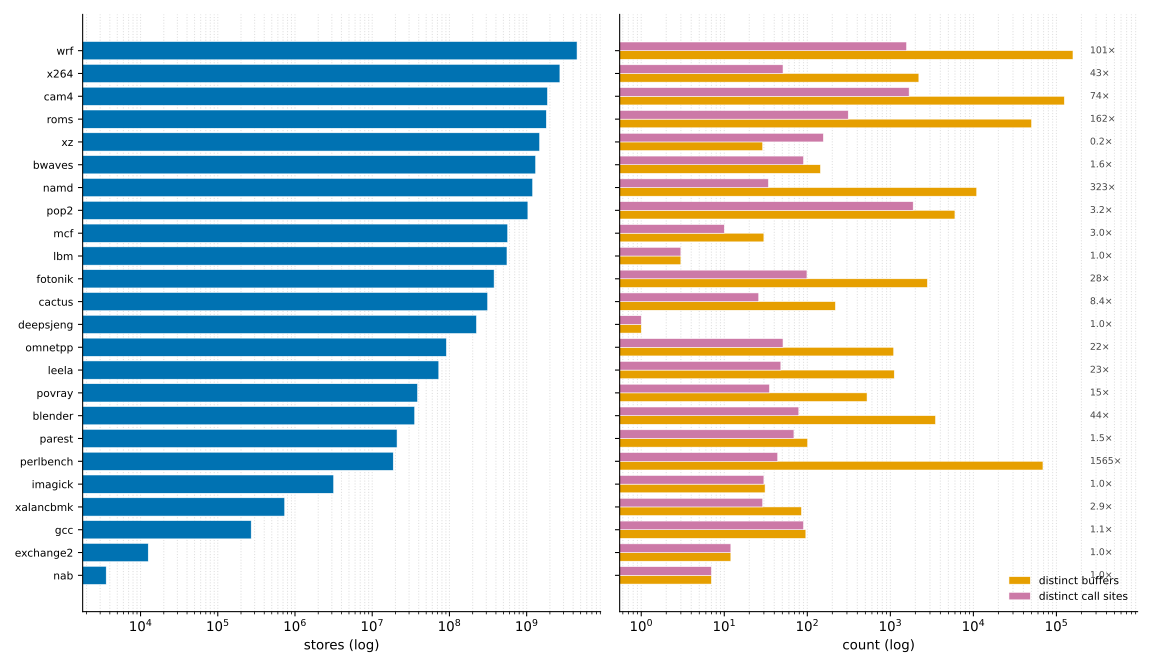

Write Python code to recreate this figure.
#!/usr/bin/env python3
"""Validation §3 — testing volume per benchmark.

Two panels per bench, shared bench order:
  left  — total stores (log-x).
  right — distinct buffers vs distinct call sites, grouped bars on a
          shared log-x axis. The horizontal gap between the two bars is
          the per-site reuse factor (buffers/site): a tall gap means a
          few sites allocated many buffers (loops, constructors); equal
          bars mean every site allocated exactly once.
"""
from pathlib import Path

import matplotlib.pyplot as plt
import numpy as np
import pandas as pd

HERE = Path(__file__).resolve().parent
OUT  = HERE / "figure.svg"

C_STORES = "#0072B2"
C_BUF    = "#E69F00"
C_SITE   = "#CC79A7"


def main() -> None:
    df = pd.read_csv(HERE / "result.csv").sort_values("stores")
    n = len(df)
    y = np.arange(n)

    fig, (ax_s, ax_b) = plt.subplots(1, 2, figsize=(12.0, 7.0), sharey=True)

    ax_s.barh(y, df["stores"].clip(lower=1), color=C_STORES,
              edgecolor="white", linewidth=0.4)
    ax_s.set_yticks(y)
    ax_s.set_yticklabels(df["bench"], fontsize=8)
    ax_s.set_xscale("log")
    ax_s.set_xlabel("stores (log)")

    h = 0.38
    ax_b.barh(y - h/2, df["buffers"].clip(lower=1),    height=h,
              color=C_BUF,  edgecolor="white", linewidth=0.4,
              label="distinct buffers")
    ax_b.barh(y + h/2, df["call_sites"].clip(lower=1), height=h,
              color=C_SITE, edgecolor="white", linewidth=0.4,
              label="distinct call sites")
    ax_b.set_xscale("log")
    ax_b.set_xlabel("count (log)")
    ax_b.legend(loc="lower right", frameon=False, fontsize=8)

    # Annotate buffers/site ratio at the right edge of each row so the
    # log-bar gap is quantified — perlbench's 1565× isn't legible from bar
    # length alone on a shared axis.
    xmax = max(df["buffers"].max(), df["call_sites"].max())
    for yi, ratio in zip(y, df["buffers_per_site"]):
        txt = f"{ratio:.0f}×" if ratio >= 10 else f"{ratio:.1f}×"
        ax_b.text(xmax * 1.6, yi, txt, va="center", ha="left",
                  fontsize=7, color="#444")
    ax_b.set_xlim(right=xmax * 6)

    for ax in (ax_s, ax_b):
        ax.grid(axis="x", which="both", linestyle=":", alpha=0.4)
        ax.set_axisbelow(True)
        for spine in ("top", "right"):
            ax.spines[spine].set_visible(False)

    fig.tight_layout()
    fig.savefig(OUT, format="svg")
    print(f"wrote {OUT}")


if __name__ == "__main__":
    main()
